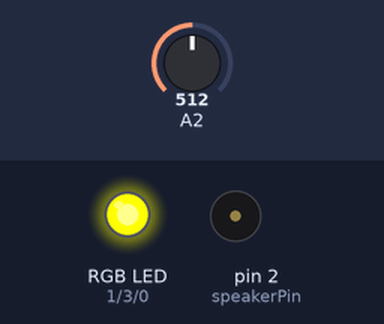
Recording of a sketch running on a simulated Arduino Uno, built with avr-gcc and run on an emulated ATmega328P. Parts: an RGB LED mixed from three pins (HIGH = lit), buzzer (waves = sounding). The test bench sets the inputs (shaded band); at power-on: A2 = 512. Pins used as bus, display or sensor lines are not drawn.

Above: at 1.8 s.
1.9 s: A2 set to 340
3.4 s: A2 set to 316
At 3.8 s:
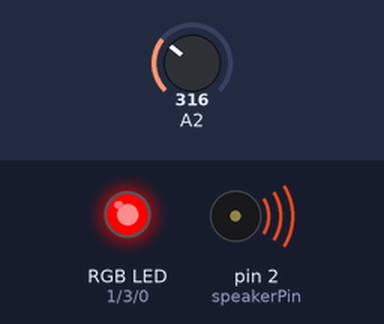
4.9 s: A2 set to 283
At 5.6 s:
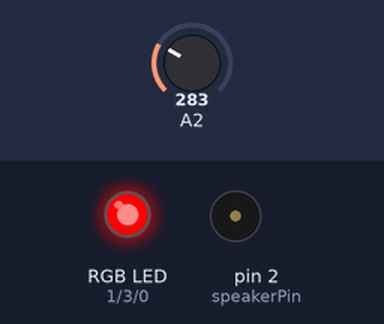
6.4 s: A2 set to 306
At 7.2 s:
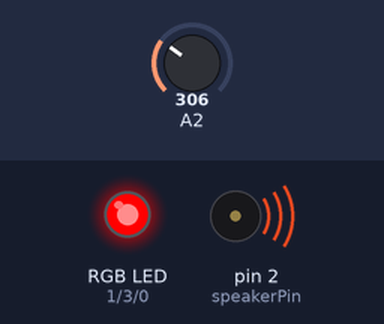
Timing chart, 0 to 8.9 s (numbered marks = the images above; inputs shaded):
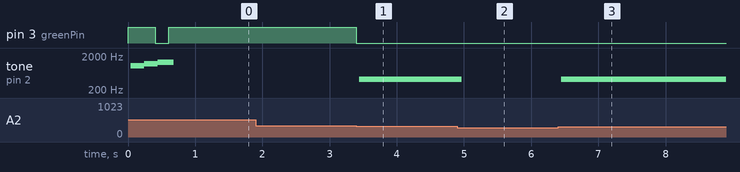

Measured:
- the behaviour switches between 330 and 329 on A2 (found by bisection; images 0 and 1)
- the behaviour switches between 301 and 300 on A2 (found by bisection; images 1 and 2)
- after the input at 1.9 s, every drawn part: stays the same
- after the input at 3.4 s, pin 3 (greenPin): HIGH → LOW at once; tone on pin 2 (speakerPin): silent → 418 Hz after 0.05 s
- after the input at 4.9 s, tone on pin 2 (speakerPin): 418 Hz → silent after 0.07 s
- after the input at 6.4 s, tone on pin 2 (speakerPin): silent → 418 Hz at once

The sketch:

knitSpeaker_piano.ino
```cpp
// code for textiles sensor demos

#include <SoftwareSerial.h>

//SoftwareSerial mySerial(5, 0); // RX, TX

#define speakerPin 2
#define sensorPin 4
#define redPin 1
#define bluePin 0
#define greenPin 3
int sensorValue = 0;


void setup() {
  pinMode(speakerPin, OUTPUT);
  pinMode(redPin, OUTPUT);
  pinMode(bluePin, OUTPUT);
  pinMode(greenPin, OUTPUT);
  pinMode(sensorPin, INPUT);
  digitalWrite(sensorPin, HIGH);

//  mySerial.begin(9600);
//  mySerial.println("Hello, world?");

  // speaker and LED test sequence
  rgbLED(0,255,1);
  myTone(speakerPin, 2093, 200);
  rgbLED(255,0,1);
  myTone(speakerPin, 2349, 200);
  rgbLED(255,255,0);
  myTone(speakerPin, 2637, 200);
}


void rgbLED(int red, boolean blue, int green){
  digitalWrite(greenPin, green);
  analogWrite(redPin, red);
  analogWrite(bluePin, blue);
}


void loop() {
  sensorValue = analogRead(2);

  //mySerial.println(sensorValue);

  if(sensorValue > 70 && sensorValue < 100) {
    rgbLED(0,255,1);
    myTone(speakerPin, 1250, 500);
  }
  if(sensorValue > 130 && sensorValue < 170) {
    rgbLED(255,0,1);
    myTone(speakerPin, 1110, 500);
  }
  if(sensorValue > 190 && sensorValue < 230) {
    rgbLED(255,255,0);
    myTone(speakerPin, 1050, 500);
  }
  if(sensorValue > 250 && sensorValue < 280) {
    rgbLED(230,255,1);
    myTone(speakerPin, 940, 500);
  }
  if(sensorValue > 300 && sensorValue < 330) {
    rgbLED(230,0,0);
    myTone(speakerPin, 837, 500);
  }

  if(sensorValue < 70 || sensorValue > 330) rgbLED(255,255,1);

}


void myTone (unsigned char speaker, int frequencyInHertz, long timeInMilliseconds) {
  long delayAmount = (long)(1000000/frequencyInHertz);
  long loopTime = (long)((timeInMilliseconds*1000)/(delayAmount*2));
  for (int x=0;x<loopTime;x++)
  {
    digitalWrite(speaker,HIGH);
    delayMicroseconds(delayAmount);
    digitalWrite(speaker,LOW);
    delayMicroseconds(delayAmount);
  }
  digitalWrite(speakerPin, LOW);
}
```
